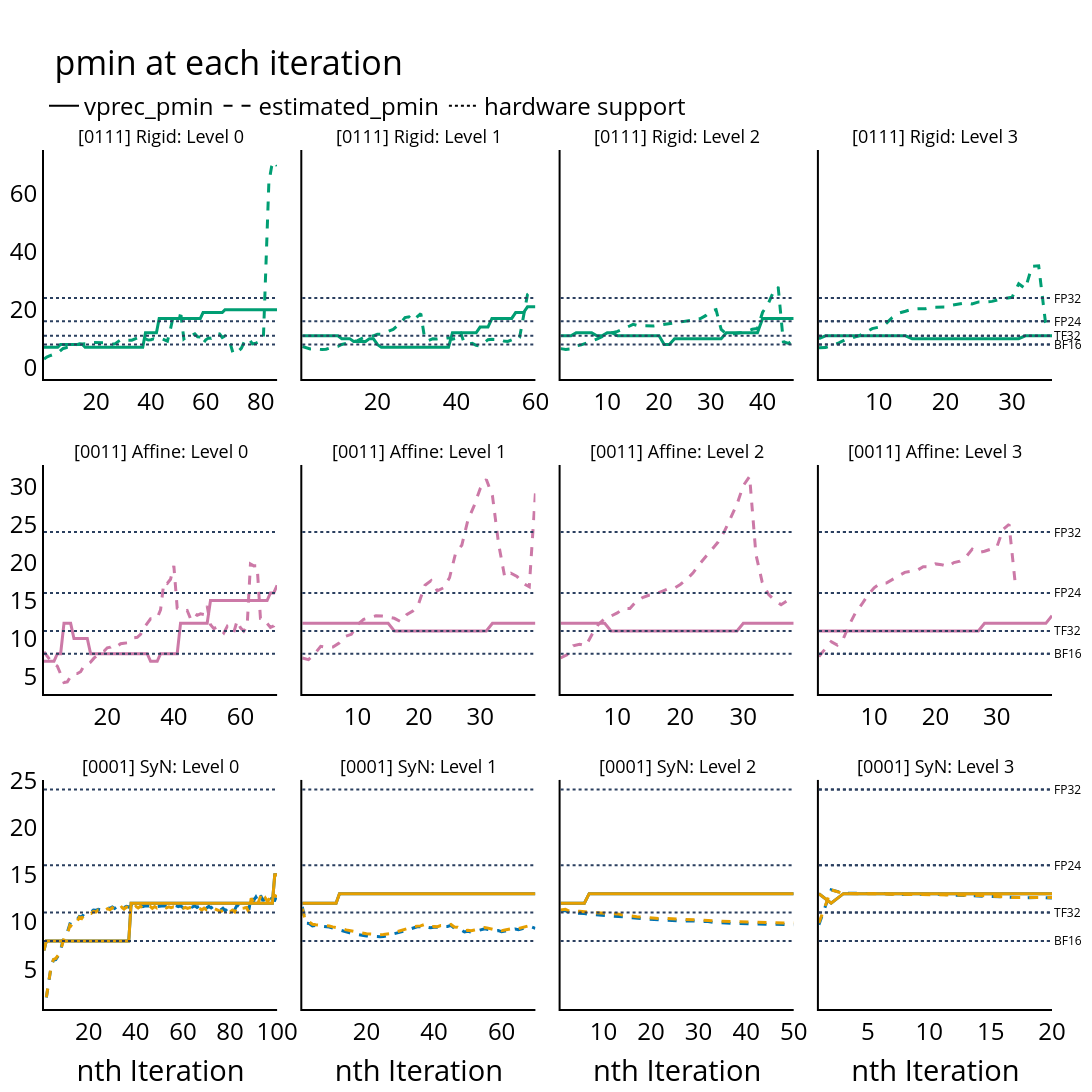

This figure's notebook cell:
### Code cell
fig_dir = Path("paper", "figures")

viz_pmin(
    plot_data,
    metric=["vprec_pmin", "estimated_pmin"],
    dash=["solid", "dash"],
    boundary_func=plot_values,
    title="pmin at each iteration",
    out_file=fig_dir / "pmin-overview.pdf",
)
